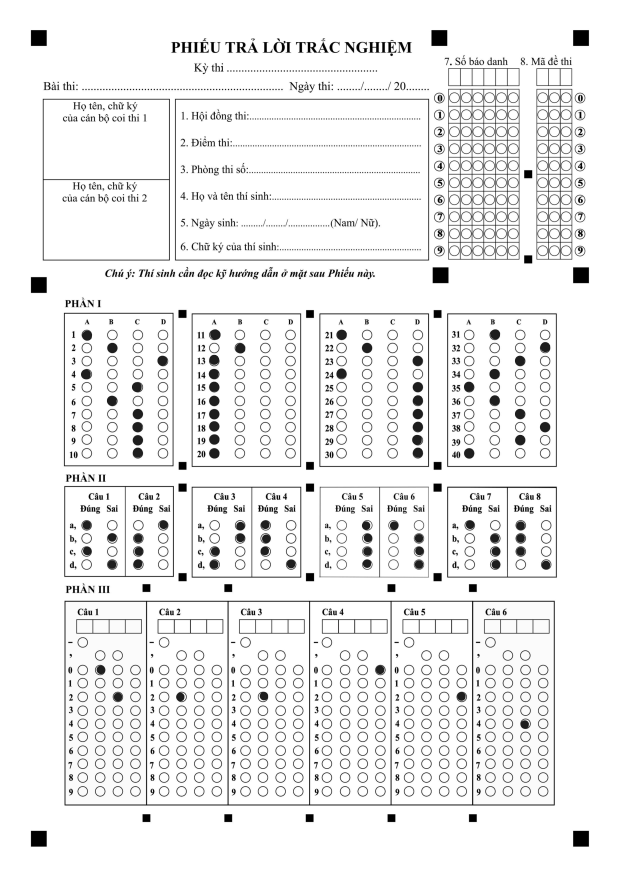
#> input picture image_filled.png, 2481 x 3508 px, found by its file name (shown at 1/4 size)
$ python p1.py
#> lines starting #> are read from the running program, lines starting #| are printed output that depends on the picture; after the words box and inside, x2 and y2 are one past the last pixel; in counts of white or black regions, pixels touching at a corner belong together
### p3/p3.py
import cv2
import numpy as np
import matplotlib.pyplot as plt

def show_image(img, title):
    plt.figure(figsize=(10, 5))
    if len(img.shape) == 2:
        plt.imshow(img, cmap='gray')
    else:
        plt.imshow(cv2.cvtColor(img, cv2.COLOR_BGR2RGB))
    plt.title(title)
    plt.axis('off')
    plt.show()


def split_image(image_path):
    # Đọc hình ảnh
    img = cv2.imread(image_path)
    # show_image(img, "1. Ảnh gốc")

    # Chuyển đổi sang ảnh grayscale
    gray = cv2.cvtColor(img, cv2.COLOR_BGR2GRAY)
    # show_image(gray, "2. Ảnh grayscale")

    # Áp dụng ngưỡng để tạo ảnh nhị phân
    _, binary = cv2.threshold(gray, 200, 255, cv2.THRESH_BINARY_INV)
    # show_image(binary, "3. Ảnh nhị phân")

    # Tìm các đường kẻ dọc
    vertical_kernel = cv2.getStructuringElement(cv2.MORPH_RECT, (1, binary.shape[0] // 2))
    detect_vertical = cv2.morphologyEx(binary, cv2.MORPH_OPEN, vertical_kernel, iterations=2)
    # show_image(detect_vertical, "4. Phát hiện đường kẻ dọc")

    # Tìm các đường thẳng
    lines = cv2.HoughLinesP(detect_vertical, 1, np.pi / 180, threshold=100, minLineLength=binary.shape[0] // 2,
                            maxLineGap=20)

    # Vẽ các đường thẳng lên ảnh gốc
    img_with_lines = img.copy()
    for line in lines:
        x1, y1, x2, y2 = line[0]
        cv2.line(img_with_lines, (x1, y1), (x2, y2), (0, 255, 0), 2)
    # show_image(img_with_lines, "5. Ảnh với các đường thẳng được phát hiện")

    # Sắp xếp các đường thẳng theo tọa độ x
    sorted_lines = sorted(lines, key=lambda line: line[0][0])
    split_points = [0] + [line[0][0] for line in sorted_lines] + [img.shape[1]]

    parts = []
    for i in range(len(split_points) - 1):
        start_x = split_points[i]
        end_x = split_points[i + 1]
        if end_x - start_x > 20:
            part = img[:, start_x:end_x]
            parts.append(part)
            show_image(part, f"6. Phần ảnh {i + 1}")

    return parts


# [77 lines left out: function detect_circles_and_draw_matrix, not called in this run]

### p3/split_image.py
import cv2
import numpy as np
import matplotlib.pyplot as plt


# [54 lines left out: functions show_image, split_image, not called in this run]


def detect_circles_and_create_grid(img):
    gray = cv2.cvtColor(img, cv2.COLOR_BGR2GRAY)

    # Cắt bớt phần trên, trái và dưới của ảnh để loại bỏ text
    height, width = gray.shape
    gray = gray[int(height * 0.17):int(height * 0.97), int(width * 0.1):]
    img = img[int(height * 0.17):int(height * 0.97), int(width * 0.1):]
    # show_image(gray, "1. Ảnh grayscale")

    # Áp dụng Gaussian blur để giảm nhiễu
    blurred = cv2.GaussianBlur(gray, (7, 7), 0)
    # show_image(blurred, "2. Ảnh sau khi làm mờ")

    # Phát hiện hình tròn
    circles = cv2.HoughCircles(blurred, cv2.HOUGH_GRADIENT, dp=1, minDist=20,
                               param1=50, param2=30, minRadius=8, maxRadius=20)

    if circles is not None:
        circles = np.uint16(np.around(circles))
        img_with_circles = img.copy()

        all_circles = []
        filled_circles = []

        for circle in circles[0, :]:
            x, y, r = circle
            all_circles.append((x, y))
            cv2.circle(img_with_circles, (x, y), r, (0, 255, 0), 2)

            # Kiểm tra màu sắc bên trong hình tròn
            mask = np.zeros(gray.shape, np.uint8)
            cv2.circle(mask, (x, y), r - 2, 255, -1)
            mean_color = cv2.mean(img, mask=mask)[:3]  # Lấy giá trị trung bình của kênh BGR

            # Kiểm tra xem hình tròn có được tô màu đen không
            if np.mean(mean_color) < 100:  # Ngưỡng này có thể điều chỉnh
                filled_circles.append((x, y))
                cv2.circle(img_with_circles, (x, y), r, (0, 0, 255), -1)

        # show_image(img_with_circles, "3. Ảnh với các hình tròn được phát hiện")

        # Sắp xếp các hình tròn theo tọa độ y
        all_circles.sort(key=lambda c: c[1])

        # Xác định các hàng
        rows = []
        current_row = [all_circles[0]]
        for circle in all_circles[1:]:
            if abs(circle[1] - current_row[-1][1]) > r:  # Sử dụng bán kính làm ngưỡng
                rows.append(current_row)
                current_row = [circle]
            else:
                current_row.append(circle)
        rows.append(current_row)

        # Sắp xếp các hình tròn trong mỗi hàng theo tọa độ x
        for row in rows:
            row.sort(key=lambda c: c[0])

        # Xác định số cột tối đa
        max_cols = max(len(row) for row in rows)

        # Tạo lưới
        grid = np.zeros((len(rows), max_cols), dtype=int)

        for i, row in enumerate(rows):
            for j, (x, y) in enumerate(row):
                if (x, y) in filled_circles:
                    grid[i][j] = 1

        return grid

    return None


# [14 lines of commented-out code are left out]

### p2/p2.py
import cv2
import numpy as np
import matplotlib.pyplot as plt


def remove_text(image):
    # Convert to grayscale if not already
    if len(image.shape) == 3:
        gray = cv2.cvtColor(image, cv2.COLOR_BGR2GRAY)
    else:
        gray = image.copy()

    # Apply threshold
    _, binary = cv2.threshold(gray, 0, 255, cv2.THRESH_BINARY_INV + cv2.THRESH_OTSU)

    # Find contours
    contours, _ = cv2.findContours(binary, cv2.RETR_EXTERNAL, cv2.CHAIN_APPROX_SIMPLE)

    # Create a mask
    mask = np.ones(gray.shape, dtype=np.uint8) * 255

    for contour in contours:
        # Calculate contour properties
        area = cv2.contourArea(contour)
        perimeter = cv2.arcLength(contour, True)
        if perimeter == 0:
            continue
        circularity = 4 * np.pi * area / (perimeter * perimeter)

        # If the contour is not circular enough, remove it
        if circularity < 0.7 or area < 100:  # Adjust these thresholds as needed
            cv2.drawContours(mask, [contour], 0, 0, -1)

    # Apply the mask to the original image
    result = cv2.bitwise_and(gray, mask)

    return result


def detect_circles_and_marks(image):
    # Remove text
    cleaned_image = remove_text(image)

    # Apply GaussianBlur to reduce noise
    blurred = cv2.GaussianBlur(cleaned_image, (5, 5), 0)

    # Use HoughCircles to detect all circles
    circles = cv2.HoughCircles(
        blurred,
        cv2.HOUGH_GRADIENT,
        dp=1,
        minDist=30,
        param1=50,
        param2=30,
        minRadius=15,
        maxRadius=30
    )

    marked_circles = []
    unmarked_circles = []

    if circles is not None:
        circles = np.uint16(np.around(circles))
        for circle in circles[0, :]:
            x, y, r = circle
            # Check if the circle is marked (has significant black pixels inside)
            mask = np.zeros(cleaned_image.shape, np.uint8)
            cv2.circle(mask, (x, y), r - 2, 255, -1)
            mean_val = cv2.mean(cleaned_image, mask=mask)[0]

            if mean_val < 200:  # Adjust this threshold as needed
                marked_circles.append(circle)
            else:
                unmarked_circles.append(circle)

    return marked_circles, unmarked_circles, cleaned_image


def create_grid(image, marked_circles, unmarked_circles):
    height, width = image.shape[:2]
    all_circles = marked_circles + unmarked_circles

    # Sort circles by y-coordinate (row)
    sorted_circles = sorted(all_circles, key=lambda c: c[1])

    # Identify unique rows
    rows = []
    current_row = []
    for circle in sorted_circles:
        if not current_row or abs(circle[1] - current_row[0][1]) < height * 0.05:  # 5% của chiều cao
            current_row.append(circle)
        else:
            rows.append(sorted(current_row, key=lambda c: c[0]))  # Sắp xếp theo x trong mỗi hàng
            current_row = [circle]
    if current_row:
        rows.append(sorted(current_row, key=lambda c: c[0]))

    return rows


def create_answer_matrix(rows, marked_circles):
    answer_matrix = []
    for row in rows:
        row_answers = []
        for circle in row:
            if any(np.array_equal(circle, mc) for mc in marked_circles):
                row_answers.append(1)
            else:
                row_answers.append(0)
        answer_matrix.append(row_answers)
    return answer_matrix


def process_answer_sheet_p2(image_path):
    # Read the image
    image = cv2.imread(image_path)
    image_rgb = cv2.cvtColor(image, cv2.COLOR_BGR2RGB)

    # Detect marked and unmarked circles
    marked_circles, unmarked_circles, cleaned_image = detect_circles_and_marks(image)

    # Create grid
    rows = create_grid(image, marked_circles, unmarked_circles)

    # Create answer matrix
    answer_matrix = create_answer_matrix(rows, marked_circles)

    # Create result image
    result_img = image_rgb.copy()

    # Draw grid and circles
    for i, row in enumerate(rows):
        for j, circle in enumerate(row):
            color = (0, 255, 0) if answer_matrix[i][j] == 1 else (255, 0, 0)
            cv2.circle(result_img, (circle[0], circle[1]), circle[2], color, 2)
            cv2.putText(result_img, f"{i + 1},{j + 1}", (circle[0] - 20, circle[1] - 20),
                        cv2.FONT_HERSHEY_SIMPLEX, 0.5, (0, 0, 255), 2)

    # [11 lines of commented-out code are left out]

    return answer_matrix


# [6 lines of commented-out code are left out]

### p1/detect_circle.py
import cv2
import numpy as np


def find_grid(circles, rows, cols):
    circles = sorted(circles, key=lambda c: (c[1], c[0]))
    grid = []
    for i in range(0, len(circles), cols):
        row = sorted(circles[i:i + cols], key=lambda c: c[0])
        grid.append(row)
    return grid


def locate_filled_circles(grid, contours, min_overlap_ratio=0.5):
    answer_matrix = np.zeros((len(grid), len(grid[0])), dtype=int)
    for i, row in enumerate(grid):
        for j, (x, y, r) in enumerate(row):
            circle_area = np.pi * r * r
            for contour in contours:
                contour_area = cv2.contourArea(contour)
                mask = np.zeros((int(y + r * 2), int(x + r * 2)), dtype=np.uint8)
                cv2.circle(mask, (int(x), int(y)), int(r), 255, -1)
                overlap = cv2.bitwise_and(mask, cv2.drawContours(np.zeros_like(mask), [contour], 0, 255, -1))
                overlap_area = np.sum(overlap) / 255
                if overlap_area / circle_area > min_overlap_ratio:
                    answer_matrix[i, j] = 1
                    break
    return answer_matrix


def process_answer_sheet_p1(image_path):
    # Đọc ảnh
    img = cv2.imread(image_path)

    # Chuyển sang ảnh xám
    gray = cv2.cvtColor(img, cv2.COLOR_BGR2GRAY)

    # Áp dụng ngưỡng
    _, thresh = cv2.threshold(gray, 0, 255, cv2.THRESH_BINARY_INV + cv2.THRESH_OTSU)
    # Áp dụng xử lý hình thái học
    kernel = np.ones((7, 7), np.uint8)
    opening = cv2.morphologyEx(thresh, cv2.MORPH_OPEN, kernel, iterations=2)

    # Tìm contours của các chấm đã tô
    contours, _ = cv2.findContours(opening, cv2.RETR_EXTERNAL, cv2.CHAIN_APPROX_SIMPLE)

    # Lọc contours dựa trên diện tích để loại bỏ nhiễu
    min_area = 100
    filtered_contours = [cnt for cnt in contours if cv2.contourArea(cnt) > min_area]

    # Tìm các vòng tròn (ô trống)
    circles = cv2.HoughCircles(gray, cv2.HOUGH_GRADIENT, 1, 20,
                               param1=50, param2=30, minRadius=10, maxRadius=40)

    # Chuyển đổi kết quả sang dạng số nguyên
    circles = np.uint16(np.around(circles[0]))

    # Xác định số hàng và cột
    rows, cols = 4, 4

    # Tìm lưới từ các vòng tròn
    grid = find_grid(circles, rows, cols)


    # Xác định vị trí các điểm đã tô
    answer_matrix = locate_filled_circles(grid, filtered_contours)

    return answer_matrix

# Sử dụng hàm
# result = process_answer_sheet('/home/infcapital/Documents/yolov8/p3/cau6.png')
# print(result)

### p1/p1.py
import cv2

from detect_circle import process_answer_sheet_p1
from p2.p2 import process_answer_sheet_p2
from p3.p3 import split_image, detect_circles_and_draw_matrix
from p3.split_image import detect_circles_and_create_grid

MATRIX_ANSWER_P1=[[[1, 0, 0, 0],
                     [0, 1, 0, 0],
                     [0, 0, 0, 1],
                     [1, 0, 0, 0],
                     [0, 0, 1, 0],
                     [0, 1, 0, 0],
                     [0, 0, 0, 1],
                     [1, 0, 0, 0],
                     [0, 1, 0, 0],
                     [0, 1, 0, 0]],[[1, 0, 0, 0],
                     [0, 1, 0, 0],
                     [0, 0, 0, 1],
                     [1, 0, 0, 0],
                     [0, 0, 1, 0],
                     [0, 1, 0, 0],
                     [0, 0, 0, 1],
                     [1, 0, 0, 0],
                     [0, 1, 0, 0],
                     [0, 1, 0, 0]],[[1, 0, 0, 0],
                     [0, 1, 0, 0],
                     [0, 0, 0, 1],
                     [1, 0, 0, 0],
                     [0, 0, 1, 0],
                     [0, 1, 0, 0],
                     [0, 0, 0, 1],
                     [1, 0, 0, 0],
                     [0, 1, 0, 0],
                     [0, 1, 0, 0]],[[1, 0, 0, 0],
                     [0, 1, 0, 0],
                     [0, 0, 0, 1],
                     [1, 0, 0, 0],
                     [0, 0, 1, 0],
                     [0, 1, 0, 0],
                     [0, 0, 0, 1],
                     [1, 0, 0, 0],
                     [0, 1, 0, 0],
                     [0, 1, 0, 0]]]

MATRIX_ANSWER_P2=[[[1, 0, 0, 0],
                     [0, 1, 0, 0],
                     [0, 0, 0, 1],
                     [1, 0, 0, 0]],
                     [[1, 0, 0, 0],
                     [0, 1, 0, 0],
                     [0, 0, 0, 1],
                     [1, 0, 0, 0]],
                     [[1, 0, 0, 0],
                     [0, 1, 0, 0],
                     [0, 0, 0, 1],
                     [1, 0, 0, 0]],
                     [[1, 0, 0, 0],
                     [0, 1, 0, 0],
                     [0, 0, 0, 1],
                     [1, 0, 0, 0]]]

MATRIX_ANSWER_P3=[[[1, 0, 0, 0],
                     [0, 1, 0, 0],
                     [0, 0, 0, 1],
                     [1, 0, 0, 0],
                     [0, 0, 1, 0],
                     [0, 1, 0, 0],
                     [0, 0, 0, 1],
                     [1, 0, 0, 0],
                     [0, 1, 0, 0],
                     [0, 1, 0, 0],
                     [0, 1, 0, 0],
                     [0, 1, 0, 0]
                   ],[[1, 0, 0, 0],
                     [0, 1, 0, 0],
                     [0, 0, 0, 1],
                     [1, 0, 0, 0],
                     [0, 0, 1, 0],
                     [0, 1, 0, 0],
                     [0, 0, 0, 1],
                     [1, 0, 0, 0],
                     [0, 1, 0, 0],
                     [0, 1, 0, 0],
                     [0, 1, 0, 0],
                     [0, 1, 0, 0]],[[1, 0, 0, 0],
                     [0, 1, 0, 0],
                     [0, 0, 0, 1],
                     [1, 0, 0, 0],
                     [0, 0, 1, 0],
                     [0, 1, 0, 0],
                     [0, 0, 0, 1],
                     [1, 0, 0, 0],
                     [0, 1, 0, 0],
                     [0, 1, 0, 0],
                     [0, 1, 0, 0],
                     [0, 1, 0, 0]],[[1, 0, 0, 0],
                     [0, 1, 0, 0],
                     [0, 0, 0, 1],
                     [1, 0, 0, 0],
                     [0, 0, 1, 0],
                     [0, 1, 0, 0],
                     [0, 0, 0, 1],
                     [1, 0, 0, 0],
                     [0, 1, 0, 0],
                     [0, 1, 0, 0],
                     [0, 1, 0, 0],
                     [0, 1, 0, 0]],[[1, 0, 0, 0],
                     [0, 1, 0, 0],
                     [0, 0, 0, 1],
                     [1, 0, 0, 0],
                     [0, 0, 1, 0],
                     [0, 1, 0, 0],
                     [0, 0, 0, 1],
                     [1, 0, 0, 0],
                     [0, 1, 0, 0],
                     [0, 1, 0, 0],
                     [0, 1, 0, 0],
                     [0, 1, 0, 0]],[[1, 0, 0, 0],
                     [0, 1, 0, 0],
                     [0, 0, 0, 1],
                     [1, 0, 0, 0],
                     [0, 0, 1, 0],
                     [0, 1, 0, 0],
                     [0, 0, 0, 1],
                     [1, 0, 0, 0],
                     [0, 1, 0, 0],
                     [0, 1, 0, 0],
                     [0, 1, 0, 0],
                     [0, 1, 0, 0]]]

# [4 lines left out: function resize_image, not called in this run]

def compare_answer_matrices(matrix1, matrix2):
    score = 0
    for i in range(len(matrix1)):
        for j in range(len(matrix1[i])):
            if matrix1[i][j] == matrix2[i][j] and matrix1[i][j] == 1:
                score += 1
    return score

def compare_answers(matrix_answers, matrix_answers_true):
    sum_score = 0
    for i in range(len(matrix_answers)):
        score = compare_answer_matrices(matrix_answers[i],matrix_answers_true[i])
        sum_score += score
    return sum_score

# [20 lines left out: function score_exam, not called in this run]

def detect_and_extract_cells(image_path):
    # Load image, grayscale, adaptive threshold
    image = cv2.imread(image_path)
#> image is the input picture: shape (3508, 2481, 3); mean B, G, R 237.9, 237.9, 237.9
    result = image.copy()
    gray = cv2.cvtColor(image, cv2.COLOR_BGR2GRAY)
    thresh = cv2.adaptiveThreshold(gray, 255, cv2.ADAPTIVE_THRESH_GAUSSIAN_C, cv2.THRESH_BINARY_INV, 51, 9)
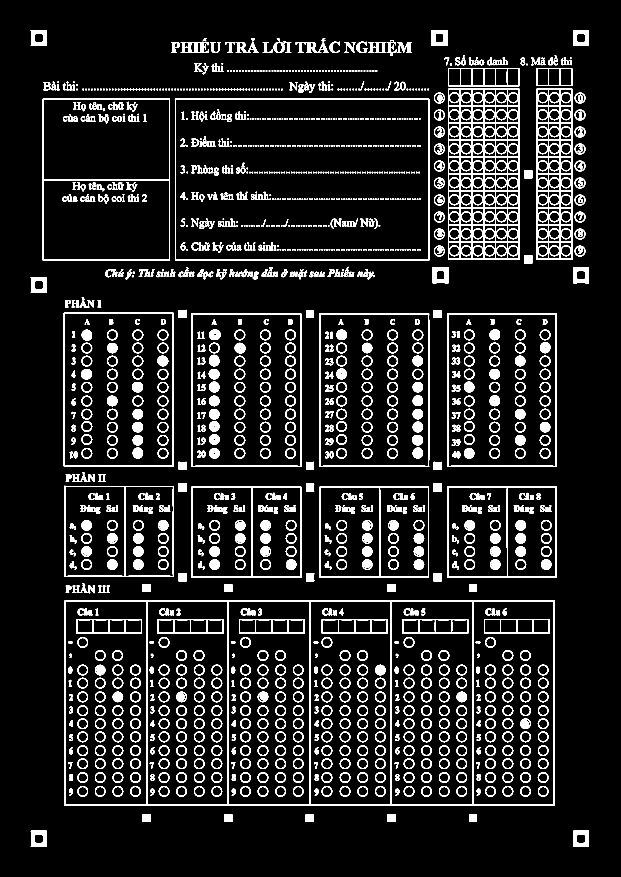
#> thresh: shape (3508, 2481) (shown at 1/4 size); 8.8% white; 1769 white regions

    # Fill rectangular contours
    cnts = cv2.findContours(thresh, cv2.RETR_EXTERNAL, cv2.CHAIN_APPROX_SIMPLE)
#> cnts = 374 contours; largest, box (x1, y1, x2, y2) and area: (258, 2402, 2220, 3223) 1603571, (699, 395, 1717, 1043) 657352, (171, 395, 680, 1043) 328673, (1788, 1253, 2228, 1868) 269544, (1277, 1253, 1717, 1868) 269499
    cnts = cnts[0] if len(cnts) == 2 else cnts[1]
    for c in cnts:
        cv2.drawContours(thresh, [c], -1, (255,255,255), -1)
#> this loop made 374 passes
#> c on pass 3: [[1876, 3257], [1876, 3287], [1906, 3287], [1906, 3257]]
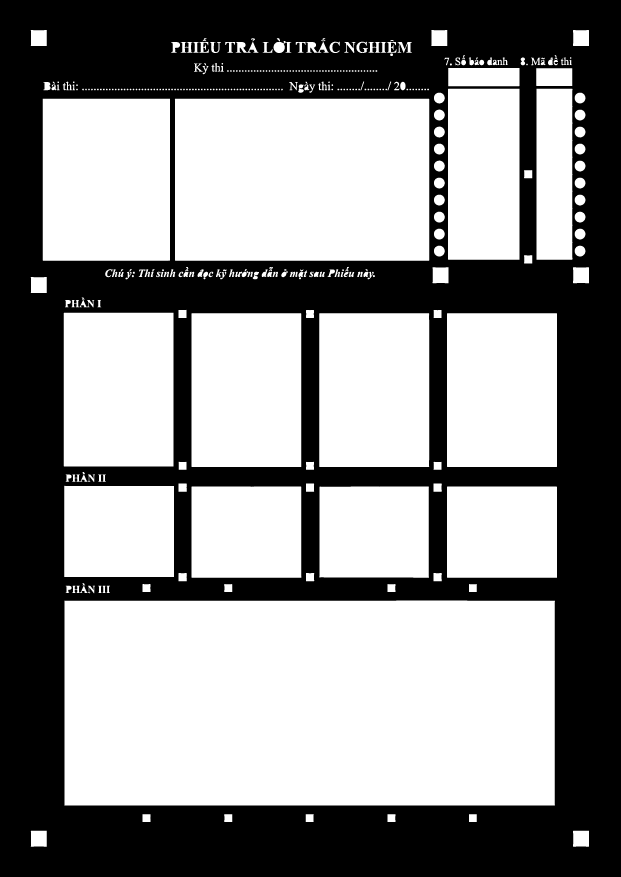
#> thresh: shape (3508, 2481) (shown at 1/4 size); 54.9% white; 1 black region, box (x1, y1, x2, y2) and area: (0, 0, 2481, 3508) 3923708

    # Morph open
    kernel = cv2.getStructuringElement(cv2.MORPH_RECT, (9,9))
    opening = cv2.morphologyEx(thresh, cv2.MORPH_OPEN, kernel, iterations=4)
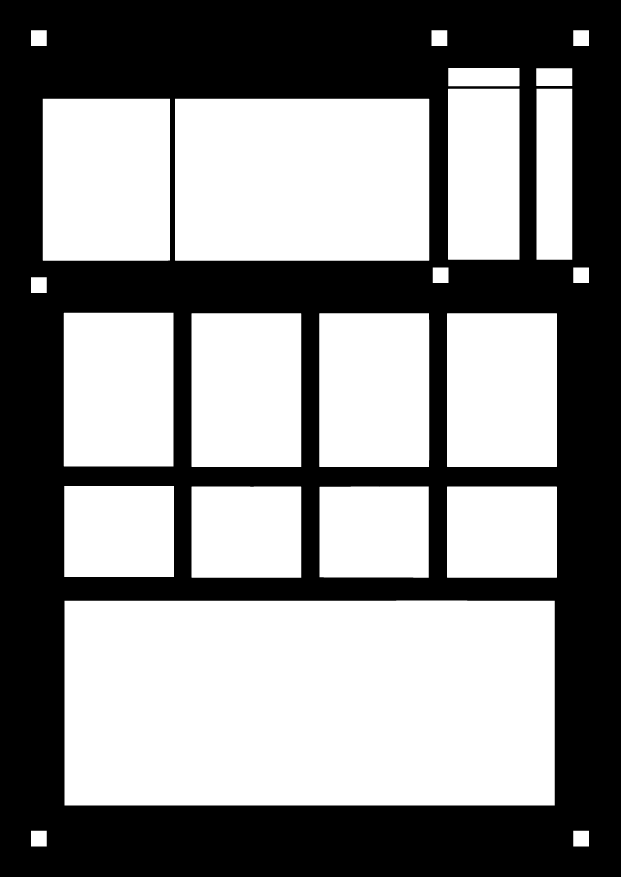
#> opening: shape (3508, 2481) (shown at 1/4 size); 53.7% white; 1 black region

    # Draw rectangles and store their information
    cnts = cv2.findContours(opening, cv2.RETR_EXTERNAL, cv2.CHAIN_APPROX_SIMPLE)
#> cnts = 23 contours; largest, box (x1, y1, x2, y2) and area: (258, 2402, 2219, 3222) 1603564, (700, 395, 1717, 1043) 657350, (171, 395, 680, 1043) 328669, (1788, 1253, 2228, 1868) 269544, (1277, 1253, 1717, 1868) 269493
    cnts = cnts[0] if len(cnts) == 2 else cnts[1]
    rectangles = []
    for i, c in enumerate(cnts, 1):
        x, y, w, h = cv2.boundingRect(c)
        cv2.rectangle(image, (x, y), (x + w, y + h), (36, 255, 12), 3)
        cv2.putText(image, str(i), (x, y - 10), cv2.FONT_HERSHEY_SIMPLEX, 0.9, (36, 255, 12), 2)
        rectangles.append((i, x, y, w, h))
#> this loop made 23 passes
#> (x, y, w, h) on passes 3, 4, 5, 6, 8, 9, 10, 11: (258, 2402, 1961, 820), (1788, 1946, 440, 365), (1278, 1946, 437, 365), (766, 1946, 439, 365), (1788, 1253, 440, 615), (1277, 1253, 440, 615), (766, 1253, 439, 615), (255, 1251, 439, 615)
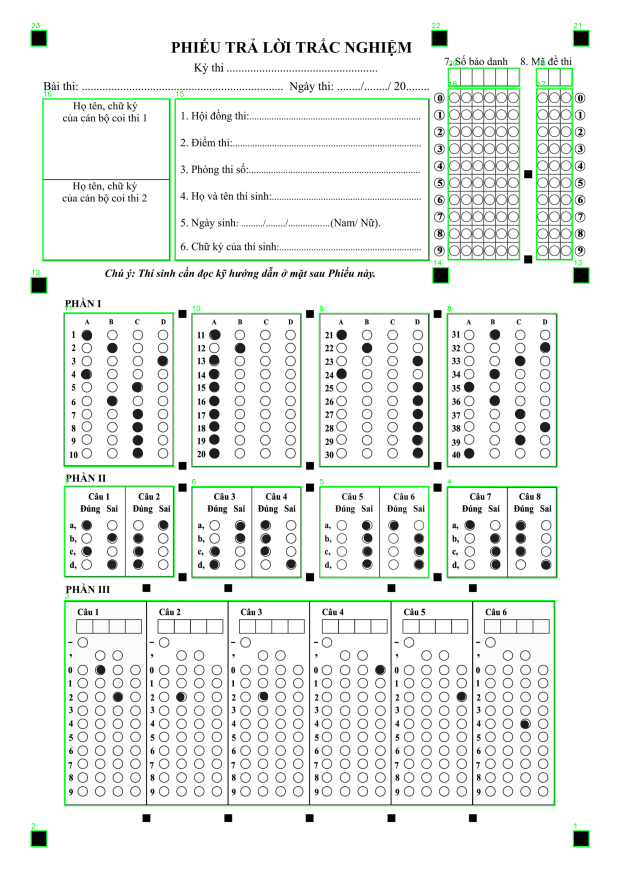
#> image: shape (3508, 2481, 3) (shown at 1/4 size); mean B, G, R 235.3, 239.6, 234.9
#> after the loop, rectangles = 23 items, first 6: (1, 2293, 3323, 63, 63), (2, 124, 3323, 63, 63), (3, 258, 2402, 1961, 820), (4, 1788, 1946, 440, 365), (5, 1278, 1946, 437, 365), (6, 766, 1946, 439, 365)

    # Sort rectangles by their number
    rectangles.sort(key=lambda r: r[0])

    # Extract cells 3 and 12
    cells_to_extract = [3,4,5,6,7,8,9,10,11]
    total_score = 0
    matrixs_p1 = []
    matrixs_p2=[]
    for cell_num in cells_to_extract:
        if cell_num <= len(rectangles):
            i, x, y, w, h = rectangles[cell_num - 1]
#> i = 3; x = 258; y = 2402; w = 1961; h = 820
#> (the rest of the program and of its run is left out)
